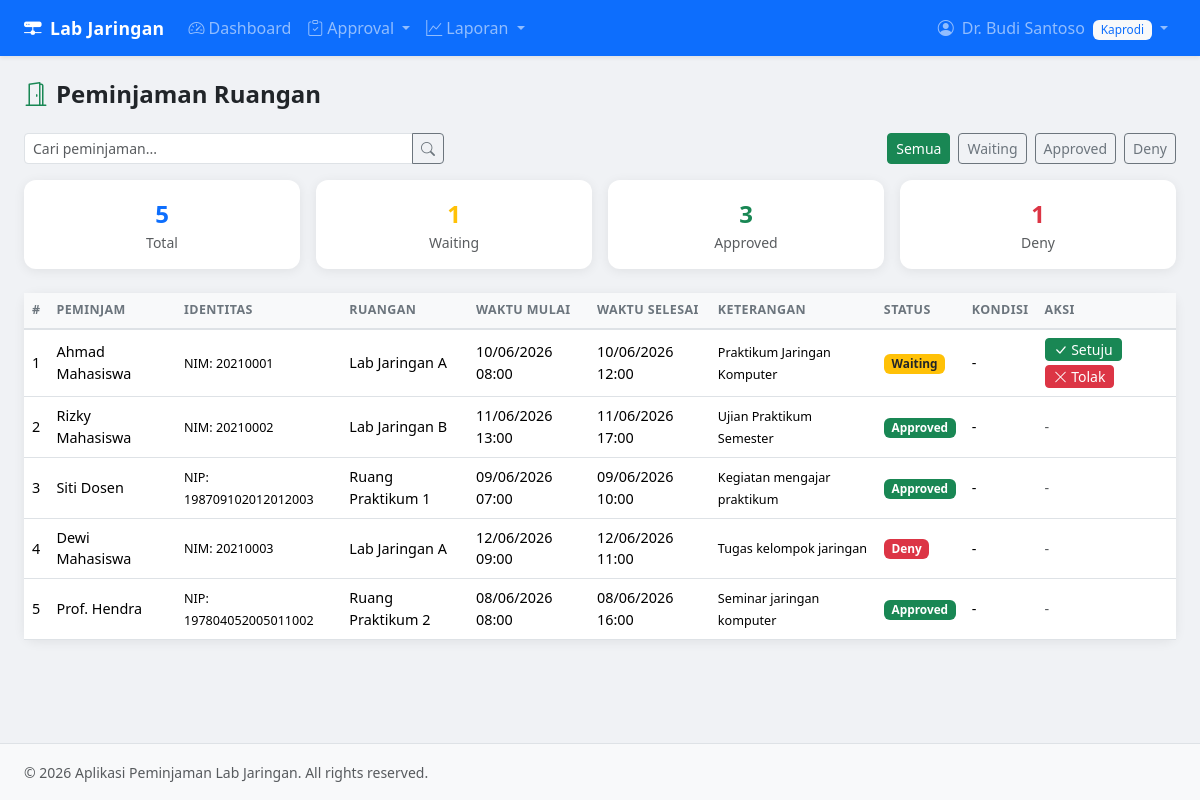
The app's page /pages/kaprodi/peminjaman_ruangan.php (signed in), older data.
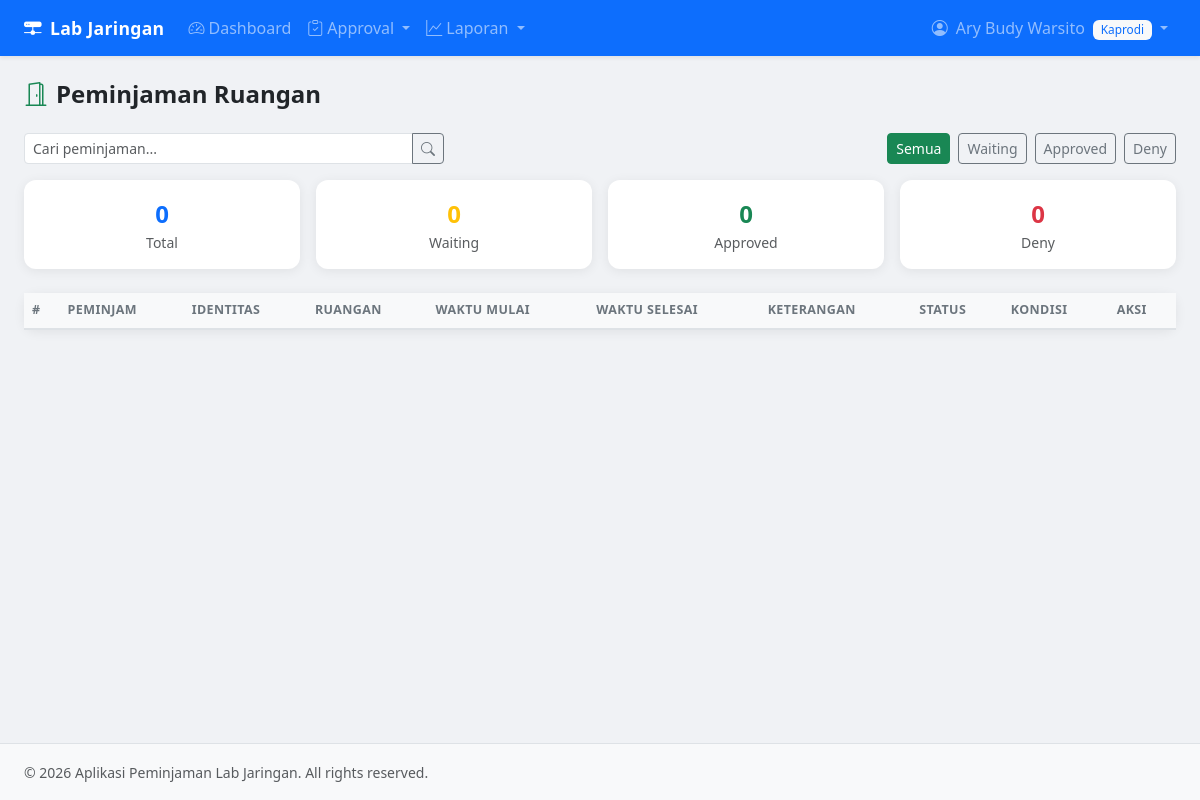
The same page, newer data.
### tables this page shows
CREATE TABLE IF NOT EXISTS `form_peminjamanruangan` (
  `id` int NOT NULL AUTO_INCREMENT,
  `id_user` int NOT NULL,
  `id_ruangan` int NOT NULL,
  `nama` text NOT NULL,
  `jenis_identitas` text NOT NULL,
  `nomor_identitas` varchar(50) NOT NULL,
  `phone` varchar(20) NOT NULL,
  `wkt_pinjam` datetime NOT NULL,
  `wkt_kembali` datetime NOT NULL,
  `keterangan` text NOT NULL,
  `buktiFoto` varchar(255) DEFAULT NULL,
  `status_approval` enum('Waiting','Approved','Deny') NOT NULL DEFAULT 'Waiting',
  `keterangan_serahterima` text,
  `foto_serahterima` varchar(255) DEFAULT NULL,
  `status_kondisi` enum('Baik','Kotor','Ada Kerusakan') DEFAULT NULL,
  `tgl_serahterima` date DEFAULT NULL,
  `created_at` datetime NOT NULL DEFAULT CURRENT_TIMESTAMP,
  `updated_at` datetime NOT NULL DEFAULT CURRENT_TIMESTAMP ON UPDATE CURRENT_TIMESTAMP,
  PRIMARY KEY (`id`),
  KEY `fk_fpr_user` (`id_user`),
  KEY `fk_fpr_ruangan` (`id_ruangan`),
  CONSTRAINT `fk_fpr_ruangan` FOREIGN KEY (`id_ruangan`) REFERENCES `ruangan` (`id`) ON DELETE RESTRICT ON UPDATE CASCADE,
  CONSTRAINT `fk_fpr_user` FOREIGN KEY (`id_user`) REFERENCES `users` (`id`) ON DELETE RESTRICT ON UPDATE CASCADE
);

CREATE TABLE IF NOT EXISTS `ruangan` (
  `id` int NOT NULL AUTO_INCREMENT,
  `namaRuangan` text NOT NULL,
  `SN` int NOT NULL COMMENT 'Nomor/Kode Ruangan',
  `gambar` varchar(255) DEFAULT NULL,
  `status_ruangan` enum('Tersedia','Dipakai','Rusak') NOT NULL DEFAULT 'Tersedia',
  PRIMARY KEY (`id`),
  UNIQUE KEY `SN` (`SN`)
);

### pages/kaprodi/peminjaman_ruangan.php (the view, shortened to what the changed rows need)
<?php
require_once __DIR__ . '/../../includes/db.php';
require_once __DIR__ . '/../../includes/auth.php';
$filter = $_GET['status'] ?? '';
$q      = trim($_GET['q'] ?? '');
$where_parts = [];
$where = $where_parts ? 'WHERE ' . implode(' AND ', $where_parts) : '';
$list   = $conn->query("
    SELECT fpr.*, r.namaRuangan FROM form_peminjamanRuangan fpr
    JOIN ruangan r ON r.id=fpr.id_ruangan
    $where ORDER BY fpr.created_at DESC");
$total    = $conn->query("SELECT COUNT(*) c FROM form_peminjamanRuangan")->fetch_assoc()['c'];
$waiting  = $conn->query("SELECT COUNT(*) c FROM form_peminjamanRuangan WHERE status_approval='Waiting'")->fetch_assoc()['c'];
$approved = $conn->query("SELECT COUNT(*) c FROM form_peminjamanRuangan WHERE status_approval='Approved'")->fetch_assoc()['c'];
$deny     = $conn->query("SELECT COUNT(*) c FROM form_peminjamanRuangan WHERE status_approval='Deny'")->fetch_assoc()['c'];
require_once __DIR__ . '/../../includes/header.php';
?>
<div class="d-flex justify-content-between align-items-center mb-3 flex-wrap gap-2">
  <div class="d-flex gap-2 flex-wrap">
    <?php foreach ([''=>'Semua','Waiting'=>'Waiting','Approved'=>'Approved','Deny'=>'Deny'] as $k=>$v): ?>
    <a href="?status=<?= $k ?>&q=<?= urlencode($q) ?>"
       class="btn btn-sm <?= $filter === $k ? 'btn-success' : 'btn-outline-secondary' ?>">
      <?= $v ?>
    </a>
    <?php endforeach; ?>
  </div>
</div>
<div class="row g-3 mb-4">
  <div class="col-6 col-md-3">
    <div class="card text-center p-3">
      <div class="fw-bold fs-4 text-primary"><?= $total ?></div>
      <small class="text-muted">Total</small>
    </div>
  </div>
  <div class="col-6 col-md-3">
    <div class="card text-center p-3">
      <div class="fw-bold fs-4 text-warning"><?= $waiting ?></div>
      <small class="text-muted">Waiting</small>
    </div>
  </div>
  <div class="col-6 col-md-3">
    <div class="card text-center p-3">
      <div class="fw-bold fs-4 text-success"><?= $approved ?></div>
      <small class="text-muted">Approved</small>
    </div>
  </div>
  <div class="col-6 col-md-3">
    <div class="card text-center p-3">
      <div class="fw-bold fs-4 text-danger"><?= $deny ?></div>
      <small class="text-muted">Deny</small>
    </div>
  </div>
</div>
<div class="card">
<div class="card-body p-0">
<div class="table-responsive">
<table class="table table-hover mb-0">
  <thead>
    <tr>
      <th>#</th><th>Peminjam</th><th>Identitas</th><th>Ruangan</th>
      <th>Waktu Mulai</th><th>Waktu Selesai</th><th>Keterangan</th>
      <th>Status</th><th>Kondisi</th><th>Aksi</th>
    </tr>
  </thead>
  <tbody>
  <?php $i=1; while ($r = $list->fetch_assoc()): ?>
  <tr>
    <td><?= $i++ ?></td>
    <td><?= sanitize($r['nama']) ?></td>
    <td><small><?= sanitize($r['jenis_identitas']) ?>: <?= sanitize($r['nomor_identitas']) ?></small></td>
    <td><?= sanitize($r['namaRuangan']) ?></td>
    <td><?= date('d/m/Y H:i', strtotime($r['wkt_pinjam'])) ?></td>
    <td><?= date('d/m/Y H:i', strtotime($r['wkt_kembali'])) ?></td>
    <td><small><?= sanitize(mb_strimwidth($r['keterangan'],0,40,'...')) ?></small></td>
    <td><?= badgeApproval($r['status_approval']) ?></td>
    <td><?= $r['status_kondisi'] ? '<span class="badge bg-secondary">'.sanitize($r['status_kondisi']).'</span>' : '-' ?></td>
    <td>
      <?php if ($r['status_approval'] === 'Waiting'): ?>
        <form method="POST" class="d-inline">
          <button name="action" value="Approved" class="btn btn-sm btn-success py-0 px-2"
            onclick="return confirm('Setujui peminjaman ruangan ini?')">
            <i class="bi bi-check-lg"></i> Setuju
          </button>
          <button name="action" value="Deny" class="btn btn-sm btn-danger py-0 px-2 mt-1"
            onclick="return confirm('Tolak peminjaman ini?')">
            <i class="bi bi-x-lg"></i> Tolak
          </button>
        </form>
      <?php else: ?>
        <span class="text-muted">-</span>
      <?php endif; ?>
    </td>
  </tr>
  <?php endwhile; ?>
  </tbody>
</table>
</div></div></div>
<?php require_once __DIR__ . '/../../includes/footer.php'; ?>

### includes/header.php (shortened to what the changed rows need)
<!DOCTYPE html>
<html lang="id">
<head>
<link href="https://cdn.jsdelivr.net/npm/bootstrap@5.3.3/dist/css/bootstrap.min.css" rel="stylesheet">
<link href="https://cdn.jsdelivr.net/npm/bootstrap-icons@1.11.3/font/bootstrap-icons.min.css" rel="stylesheet">
<link href="<?= BASE_URL ?>/assets/css/style.css" rel="stylesheet">
</head>
<body>
<nav class="navbar navbar-expand-lg navbar-dark bg-primary shadow-sm sticky-top">
  <div class="container-fluid px-4">
    <div class="collapse navbar-collapse" id="navMain">
      <ul class="navbar-nav">
        <li class="nav-item dropdown">
          <a class="nav-link dropdown-toggle" href="#" data-bs-toggle="dropdown">
            <i class="bi bi-person-circle me-1"></i>
            <?= sanitize($_SESSION['nama']) ?>
            <span class="badge bg-light text-primary ms-1 fw-normal">
            </span>
          </a>
        </li>
      </ul>
    </div>
  </div>
</nav>
<div class="container-fluid px-4 py-4">

### includes/auth.php (shortened to what the changed rows need)
<?php
function sanitize($str) {
    return htmlspecialchars((string)$str, ENT_QUOTES, 'UTF-8');
}
function badgeApproval($status) {
    $map = [
        'Waiting'  => 'warning text-dark',
        'Approved' => 'success',
        'Deny'     => 'danger',
    ];
    $c = $map[$status] ?? 'secondary';
    return '<span class="badge bg-' . $c . '">' . sanitize($status) . '</span>';
}

Row changes from the older to the newer data that the page shows:
removed form_peminjamanruangan: nama "Ahmad Mahasiswa", jenis_identitas "NIM", nomor_identitas "20210001", id_ruangan.namaRuangan "Lab Jaringan A", wkt_pinjam "10/06/2026 08:00", wkt_kembali "10/06/2026 12:00", keterangan "Praktikum Jaringan Komputer", status_approval "Waiting"
removed form_peminjamanruangan: nama "Rizky Mahasiswa", jenis_identitas "NIM", nomor_identitas "20210002", id_ruangan.namaRuangan "Lab Jaringan B", wkt_pinjam "11/06/2026 13:00", wkt_kembali "11/06/2026 17:00", keterangan "Ujian Praktikum Semester", status_approval "Approved"
removed form_peminjamanruangan: nama "Siti Dosen", jenis_identitas "NIP", nomor_identitas "198709102012012003", id_ruangan.namaRuangan "Ruang Praktikum 1", wkt_pinjam "09/06/2026 07:00", wkt_kembali "09/06/2026 10:00", keterangan "Kegiatan mengajar praktikum", status_approval "Approved"
removed form_peminjamanruangan: nama "Dewi Mahasiswa", jenis_identitas "NIM", nomor_identitas "20210003", id_ruangan.namaRuangan "Lab Jaringan A", wkt_pinjam "12/06/2026 09:00", wkt_kembali "12/06/2026 11:00", keterangan "Tugas kelompok jaringan", status_approval "Deny"
removed form_peminjamanruangan: nama "Prof. Hendra", jenis_identitas "NIP", nomor_identitas "197804052005011002", id_ruangan.namaRuangan "Ruang Praktikum 2", wkt_pinjam "08/06/2026 08:00", wkt_kembali "08/06/2026 16:00", keterangan "Seminar jaringan komputer", status_approval "Approved"
Text that changed along with them:
$_SESSION['nama']: "Dr. Budi Santoso" → "Ary Budy Warsito"
$total: "5" → "0"
$waiting: "1" → "0"
$approved: "3" → "0"
$deny: "1" → "0"
